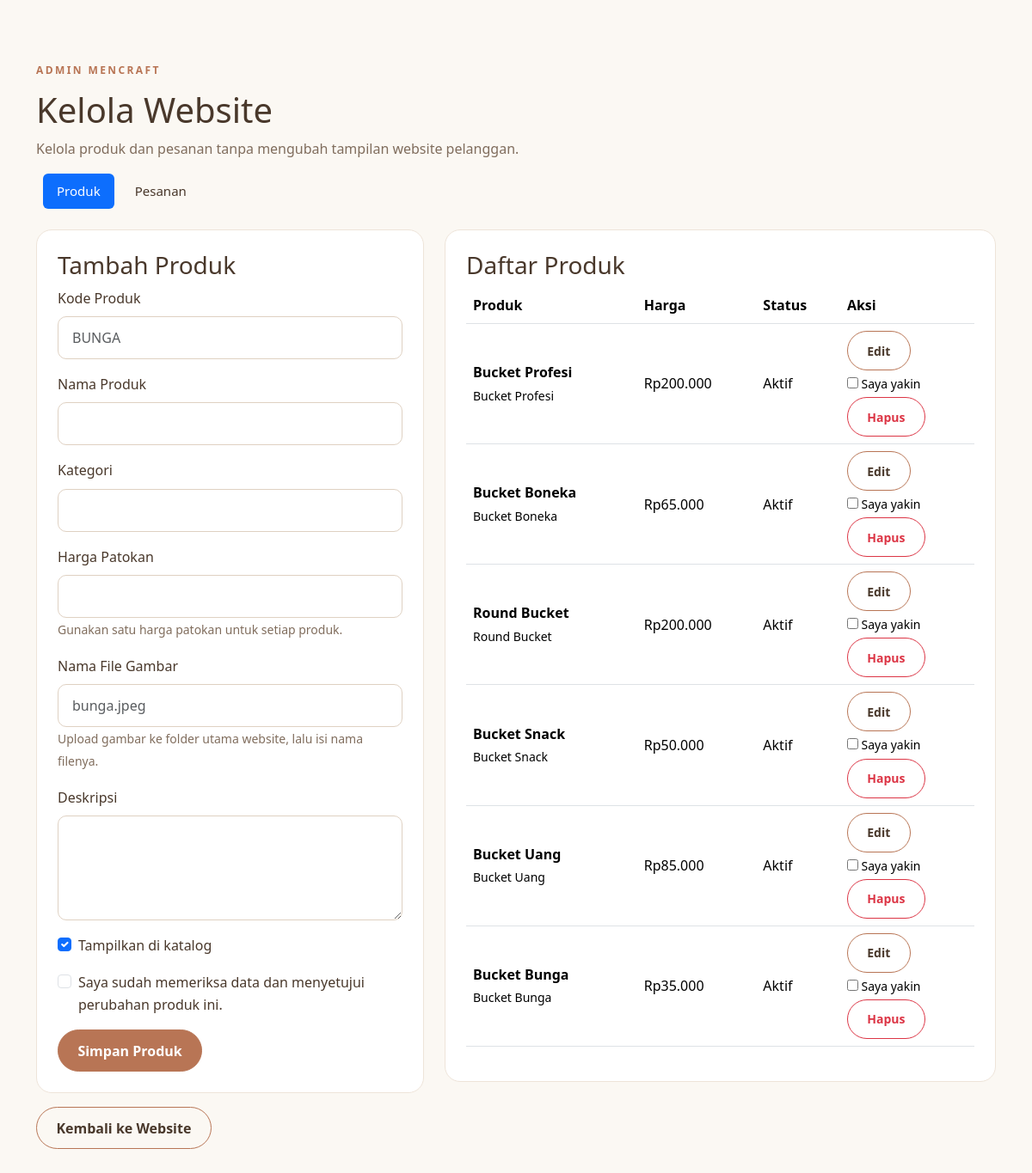
The app's page /admin/index.php with its own data.
### tables this page shows
CREATE TABLE IF NOT EXISTS products (
    id INT UNSIGNED AUTO_INCREMENT PRIMARY KEY,
    product_code VARCHAR(30) NOT NULL UNIQUE,
    name VARCHAR(100) NOT NULL,
    category VARCHAR(100) NOT NULL,
    price INT UNSIGNED NOT NULL,
    description TEXT NOT NULL,
    image VARCHAR(255) NOT NULL,
    is_active TINYINT(1) NOT NULL DEFAULT 1,
    created_at TIMESTAMP NOT NULL DEFAULT CURRENT_TIMESTAMP,
    updated_at TIMESTAMP NOT NULL DEFAULT CURRENT_TIMESTAMP
        ON UPDATE CURRENT_TIMESTAMP
);

### admin/index.php (the view, shortened to what this page needs)
<?php
function rupiah(int $v): string
{
    return 'Rp' . number_format(
        $v,
        0,
        ',',
        '.'
    );
}
$pdo = db();
$products = $pdo
    ->query(
        'SELECT * FROM products ORDER BY id DESC'
    )
    ->fetchAll();
$edit = null;
$tab = $_GET['tab'] ?? 'products';
?>
<!doctype html>
<html lang="id">
<head>
    <link
        href="https://cdn.jsdelivr.net/npm/bootstrap@5.3.3/dist/css/bootstrap.min.css"
        rel="stylesheet"
    >
    <link
        rel="stylesheet"
        href="../css/style.css"
    >
</head>
<body>
<main class="container section-space">
    <p class="eyebrow">
        ADMIN MENCRAFT
    </p>
    <h1>
        Kelola Website
    </h1>
    <p class="text-muted">
        Kelola produk dan pesanan tanpa mengubah tampilan
        website pelanggan.
    </p>
    <ul class="nav nav-pills mb-4">
        <li class="nav-item">
            <a
                class="nav-link <?= $tab === 'products' ? 'active' : '' ?>"
                href="?tab=products"
            >
                Produk
            </a>
        </li>
        <li class="nav-item">
            <a
                class="nav-link <?= $tab === 'orders' ? 'active' : '' ?>"
                href="?tab=orders"
            >
                Pesanan
            </a>
        </li>
    </ul>
    <?php if ($tab === 'products'): ?>
        <div class="row g-4">
            <div class="col-lg-5">
                <div class="content-card">
                    <h3>
                        <?= $edit ? 'Edit Produk' : 'Tambah Produk' ?>
                    </h3>
                    <form
                        method="post"
                        action="save_product.php"
                        class="crud-form"
                    >
                        <div class="mb-3">
                            <label class="form-label">
                                Kode Produk
                            </label>
                            <input
                                type="text"
                                class="form-control"
                                name="product_code"
                                required
                                value="<?= htmlspecialchars(
                                    $edit['product_code'] ?? ''
                                ) ?>"
                                placeholder="BUNGA"
                            >
                        </div>
                        <div class="mb-3">
                            <label class="form-label">
                                Nama Produk
                            </label>
                            <input
                                type="text"
                                class="form-control"
                                name="name"
                                required
                                value="<?= htmlspecialchars(
                                    $edit['name'] ?? ''
                                ) ?>"
                            >
                        </div>
                        <div class="mb-3">
                            <label class="form-label">
                                Kategori
                            </label>
                            <input
                                type="text"
                                class="form-control"
                                name="category"
                                required
                                value="<?= htmlspecialchars(
                                    $edit['category'] ?? ''
                                ) ?>"
                            >
                        </div>
                        <div class="mb-3">
                            <label class="form-label">
                                Harga Patokan
                            </label>
                            <input
                                type="number"
                                class="form-control"
                                name="price"
                                min="0"
                                required
                                value="<?= htmlspecialchars(
                                    (string) ($edit['price'] ?? '')
                                ) ?>"
                            >
                            <small class="text-muted">
                                Gunakan satu harga patokan
                                untuk setiap produk.
                            </small>
                        </div>
                        <div class="mb-3">
                            <label class="form-label">
                                Nama File Gambar
                            </label>
                            <input
                                type="text"
                                class="form-control"
                                name="image"
                                required
                                value="<?= htmlspecialchars(
                                    $edit['image'] ?? ''
                                ) ?>"
                                placeholder="bunga.jpeg"
                            >
                            <small class="text-muted">
                                Upload gambar ke folder utama
                                website, lalu isi nama filenya.
                            </small>
                        </div>
                        <div class="mb-3">
                            <label class="form-label">
                                Deskripsi
                            </label>
                            <textarea
                                class="form-control"
                                name="description"
                                rows="4"
                                required
                            ><?= htmlspecialchars(
                            ) ?></textarea>
                        </div>
                        <div class="form-check mb-3">
                            <input
                                class="form-check-input"
                                type="checkbox"
                                name="is_active"
                                id="active"
                                <?= (
                                    !$edit ||
                                    (int) $edit['is_active'] === 1
                                ) ? 'checked' : '' ?>
                            >
                            <label
                                class="form-check-label"
                                for="active"
                            >
                                Tampilkan di katalog
                            </label>
                        </div>
                        <div class="form-check mb-3">
                            <input
                                class="form-check-input crud-confirm"
                                type="checkbox"
                                required
                                id="confirm-product"
                            >
                            <label
                                class="form-check-label"
                                for="confirm-product"
                            >
                                Saya sudah memeriksa data dan
                                menyetujui perubahan produk ini.
                            </label>
                        </div>
                        <button
                            class="btn btn-primary"
                            type="submit"
                        >
                            <?= $edit
                                ? 'Update Produk'
                                : 'Simpan Produk'
                            ?>
                        </button>
                    </form>
                </div>
            </div>
            <div class="col-lg-7">
                <div
                    class="content-card"
                    style="overflow-x: auto;"
                >
                    <h3>
                        Daftar Produk
                    </h3>
                    <table class="table align-middle">
                        <thead>
                            <tr>
                                <th>Produk</th>
                                <th>Harga</th>
                                <th>Status</th>
                                <th>Aksi</th>
                            </tr>
                        </thead>
                        <tbody>
                            <?php foreach ($products as $p): ?>
                                <tr>
                                    <td>
                                        <strong>
                                            <?= htmlspecialchars(
                                                $p['name']
                                            ) ?>
                                        </strong>
                                        <br>
                                        <small>
                                            <?= htmlspecialchars(
                                                $p['category']
                                            ) ?>
                                        </small>
                                    </td>
                                    <td>
                                        <?= rupiah(
                                            (int) $p['price']
                                        ) ?>
                                    </td>
                                    <td>
                                        <?= (
                                            (int) $p['is_active'] === 1
                                        )
                                            ? 'Aktif'
                                            : 'Nonaktif'
                                        ?>
                                    </td>
                                    <td class="text-nowrap">
                                        <a
                                            class="btn btn-sm btn-outline-primary"
                                            href="?edit=<?= $p['id'] ?>"
                                        >
                                            Edit
                                        </a>
                                        <form
                                            method="post"
                                            action="delete_product.php"
                                            class="d-inline crud-form"
                                        >
                                            <label
                                                class="small d-block mt-1"
                                            >
                                                <input
                                                    type="checkbox"
                                                    class="crud-confirm"
                                                    required
                                                >
                                                Saya yakin
                                            </label>
                                            <button
                                                class="btn btn-sm btn-outline-danger mt-1"
                                                type="submit"
                                            >
                                                Hapus
                                            </button>
                                        </form>
                                    </td>
                                </tr>
                            <?php endforeach; ?>
                        </tbody>
                    </table>
                </div>
            </div>
        </div>
    <?php endif; ?>
    <a
        href="../index.php"
        class="btn btn-outline-primary mt-3"
    >
        Kembali ke Website
    </a>
</main>
</body>
</html>

### css/style.css (style rules this page uses)
:root { --cream: #F5EFE6; --beige: #E8D8C4; --brown: #49382B; --terracotta: #B87555; --soft: #FBF8F3; --muted: #806D5D; }
* { box-sizing: border-box; }
body { background: var(--soft); color: var(--brown); font-family: system-ui, -apple-system, "Segoe UI", sans-serif; line-height: 1.65; }
.nav-link { color: var(--brown); margin-left: .5rem; font-size: .94rem; }
.nav-link:hover, .nav-link.active { color: var(--terracotta); }
.eyebrow { color: var(--terracotta); font-size: .75rem; font-weight: 800; letter-spacing: .2em; margin-bottom: .75rem; }
.btn { border-radius: 999px; padding: .72rem 1.4rem; font-weight: 600; }
.btn-primary { background: var(--terracotta); border-color: var(--terracotta); color: #fff; }
.btn-outline-primary { border-color: var(--terracotta); color: var(--brown); }
.section-space { padding-top: 4.5rem; padding-bottom: 4.5rem; }
.content-card, .summary-card, .notice-card, .info-tile { background: white; border: 1px solid #eee4d9; border-radius: 18px; padding: 1.5rem; }
.form-control, .form-select { border-color: #dfd1c2; border-radius: 10px; padding: .75rem 1rem; }
.text-muted { color: var(--muted) !important; }

### records on screen
products: name "Bucket Profesi", category "Bucket Profesi", price "Rp200.000", is_active "Aktif"
products: name "Bucket Boneka", category "Bucket Boneka", price "Rp65.000", is_active "Aktif"
products: name "Round Bucket", category "Round Bucket", price "Rp200.000", is_active "Aktif"
products: name "Bucket Snack", category "Bucket Snack", price "Rp50.000", is_active "Aktif"
products: name "Bucket Uang", category "Bucket Uang", price "Rp85.000", is_active "Aktif"
products: name "Bucket Bunga", category "Bucket Bunga", price "Rp35.000", is_active "Aktif"
